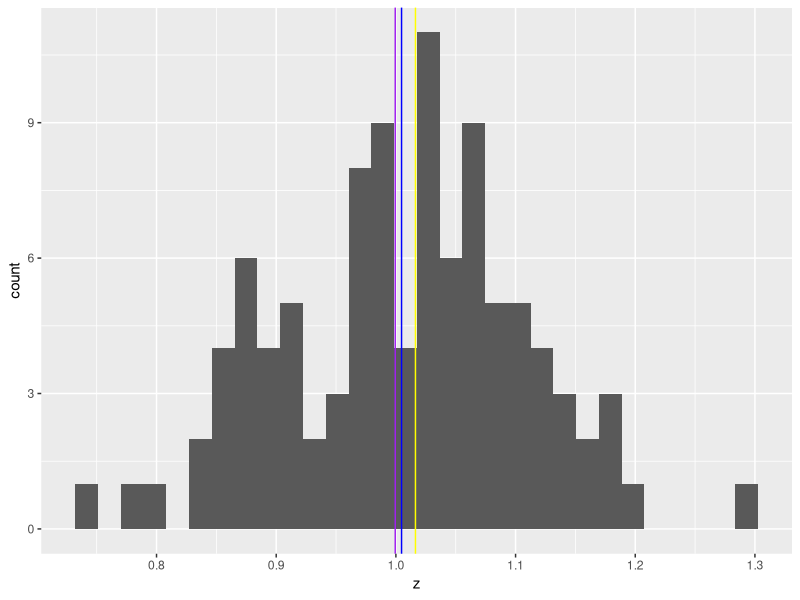
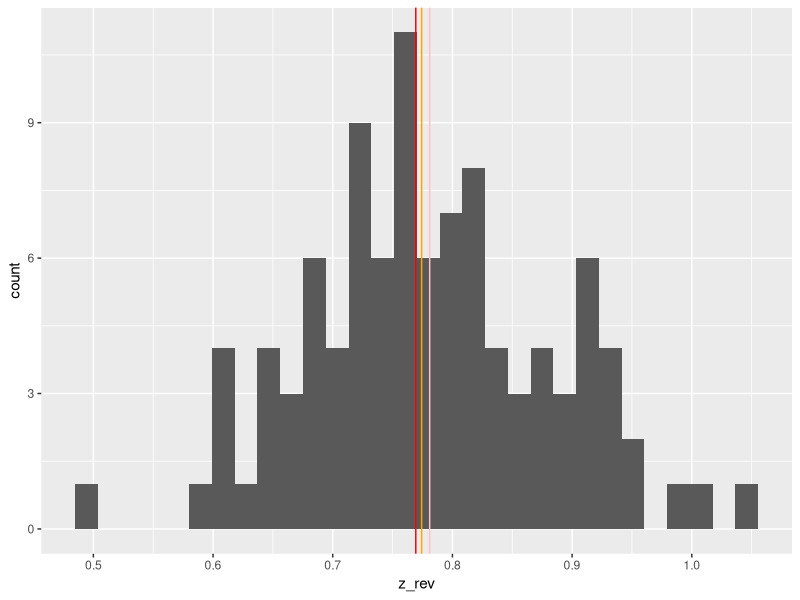

Write R code to recreate these figures, in order.
# Stats descriptive lab



# central tendency --------------------------------------------------------

z <-exp(rnorm(n = 100, mean = 0, sd = 0.1))
z
library(tidyverse)
z_for_histo <- as_tibble(z)



am_z <- sum(z)/length(z)
gm_z <- prod(z)^(1/length(z))
med_z <- median(z)

ggplot(data = z_for_histo, 
       aes(x = z))+
  geom_histogram()+ 
  geom_vline(xintercept = am_z, color ="blue")+ 
  geom_vline(xintercept = gm_z, color="purple")+ 
  geom_vline(xintercept = med_z, color="yellow")


z_rev <- c(-z + max(z) + 0.5)
z_rev_for_histo <- as_tibble(z_rev)

am_z_rev <- sum(z_rev)/length(z_rev)
gm_z_rev <- prod(z_rev)^(1/length(z_rev))
med_z_rev <- median(z_rev)

ggplot(data = z_rev_for_histo, 
       aes(x = z_rev))+
  geom_histogram()+ 
  geom_vline(xintercept = am_z_rev, color ="pink")+ 
  geom_vline(xintercept = gm_z_rev, color="orange")+ 
  geom_vline(xintercept = med_z_rev, color="red")

# variation ---------------------------------------------------------------

w <- rnorm(100, mean = 10, sd = 1)
head(w) # show first 10 elements in w

m <- (w*1000)

m_var <- sum((m - mean(m))^2) / length(m)
w_var <- sum((w - mean(w))^2) / length(w)
m_var
w_var

sqrt(m_var)
sqrt(w_var)

ad_m <- abs(m - median(m))
ad_m
ad_w <- abs(w - median(w))
ad_w

mad_m <- (median(ad_m))
mad_m
mad_w<- (median(ad_w))
mad_w

sd_m <- (sqrt(m_var))
(cv_m <- (sd_m/ mean(m)))

sd_w <- (sqrt(w_var))
(cv_w <- (sd_w/ mean(w)))
